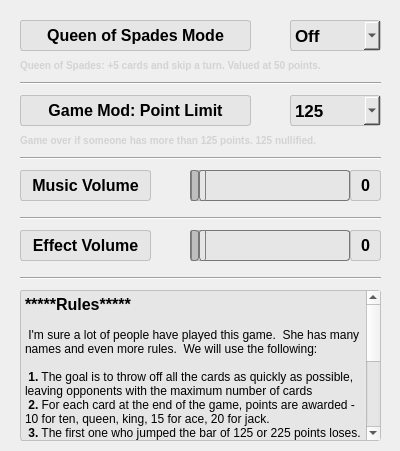
<?xml version="1.0" encoding="UTF-8"?>
<ui version="4.0">
 <class>optionwindow</class>
 <widget class="QDialog" name="optionwindow">
  <property name="geometry">
   <rect>
    <x>0</x>
    <y>0</y>
    <width>400</width>
    <height>451</height>
   </rect>
  </property>
  <property name="windowTitle">
   <string>Dialog</string>
  </property>
  <property name="styleSheet">
   <string notr="true">background-color: rgb(0,81,44);
item {
background-color: transparent;
}
item:selected {
background-color: rgb(163, 3, 47);
}</string>
  </property>
  <widget class="QComboBox" name="comboBox">
   <property name="geometry">
    <rect>
     <x>290</x>
     <y>20</y>
     <width>91</width>
     <height>31</height>
    </rect>
   </property>
   <property name="layoutDirection">
    <enum>Qt::LeftToRight</enum>
   </property>
   <property name="styleSheet">
    <string notr="true">font-family: &quot;Segoe UI&quot;;
    font-size: 13pt;
    border: 1px solid;
    border-color: rgb(192,192,192); 
    border-radius: 3px; 
 background-color: rgb(230,230,230);
    color: black;
    font: bold;</string>
   </property>
   <item>
    <property name="text">
     <string>Off</string>
    </property>
   </item>
   <item>
    <property name="text">
     <string>On</string>
    </property>
   </item>
  </widget>
  <widget class="QLabel" name="label">
   <property name="geometry">
    <rect>
     <x>20</x>
     <y>20</y>
     <width>231</width>
     <height>31</height>
    </rect>
   </property>
   <property name="styleSheet">
    <string notr="true">font-family: &quot;Segoe UI&quot;;
    font-size: 12pt;
    border: 1px solid;
    border-color: rgb(192,192,192); 
    border-radius: 3px; 
 background-color: rgb(230,230,230);
    color: black;
    font: bold;</string>
   </property>
   <property name="text">
    <string>Queen of Spades Mode</string>
   </property>
   <property name="alignment">
    <set>Qt::AlignCenter</set>
   </property>
  </widget>
  <widget class="QLabel" name="label_2">
   <property name="geometry">
    <rect>
     <x>20</x>
     <y>55</y>
     <width>301</width>
     <height>21</height>
    </rect>
   </property>
   <property name="styleSheet">
    <string notr="true">font-family: &quot;Segoe UI&quot;;
font: bold;
font-size: 10px;
color: lightgrey</string>
   </property>
   <property name="text">
    <string>Queen of Spades: +5 cards and skip a turn. Valued at 50 points.</string>
   </property>
  </widget>
  <widget class="Line" name="line">
   <property name="geometry">
    <rect>
     <x>20</x>
     <y>75</y>
     <width>361</width>
     <height>16</height>
    </rect>
   </property>
   <property name="orientation">
    <enum>Qt::Horizontal</enum>
   </property>
  </widget>
  <widget class="QLabel" name="label_3">
   <property name="geometry">
    <rect>
     <x>20</x>
     <y>95</y>
     <width>231</width>
     <height>31</height>
    </rect>
   </property>
   <property name="styleSheet">
    <string notr="true">font-family: &quot;Segoe UI&quot;;
    font-size: 12pt;
    border: 1px solid;
    border-color: rgb(192,192,192); 
    border-radius: 3px; 
 background-color: rgb(230,230,230);
    color: black;
    font: bold;</string>
   </property>
   <property name="text">
    <string>Game Mod: Point Limit</string>
   </property>
   <property name="alignment">
    <set>Qt::AlignCenter</set>
   </property>
  </widget>
  <widget class="QLabel" name="label_4">
   <property name="geometry">
    <rect>
     <x>20</x>
     <y>130</y>
     <width>351</width>
     <height>21</height>
    </rect>
   </property>
   <property name="styleSheet">
    <string notr="true">font-family: &quot;Segoe UI&quot;;
font: bold;
font-size: 10px;
color: lightgrey</string>
   </property>
   <property name="text">
    <string>Game over if someone has more than 125 points. 125 nullified.</string>
   </property>
  </widget>
  <widget class="QComboBox" name="comboBox_2">
   <property name="geometry">
    <rect>
     <x>290</x>
     <y>95</y>
     <width>91</width>
     <height>31</height>
    </rect>
   </property>
   <property name="layoutDirection">
    <enum>Qt::LeftToRight</enum>
   </property>
   <property name="styleSheet">
    <string notr="true">font-family: &quot;Segoe UI&quot;;
    font-size: 13pt;
    border: 1px solid;
    border-color: rgb(192,192,192); 
    border-radius: 3px; 
 background-color: rgb(230,230,230);
    color: black;
    font: bold;</string>
   </property>
   <item>
    <property name="text">
     <string>125</string>
    </property>
   </item>
   <item>
    <property name="text">
     <string>225</string>
    </property>
   </item>
  </widget>
  <widget class="Line" name="line_2">
   <property name="geometry">
    <rect>
     <x>20</x>
     <y>150</y>
     <width>361</width>
     <height>16</height>
    </rect>
   </property>
   <property name="orientation">
    <enum>Qt::Horizontal</enum>
   </property>
  </widget>
  <widget class="QTextEdit" name="textEdit">
   <property name="geometry">
    <rect>
     <x>20</x>
     <y>290</y>
     <width>361</width>
     <height>151</height>
    </rect>
   </property>
   <property name="contextMenuPolicy">
    <enum>Qt::DefaultContextMenu</enum>
   </property>
   <property name="styleSheet">
    <string notr="true">QTextEdit {
    font-family: &quot;Segoe UI&quot;;
    font-size: 12pt;
    border: 1px solid rgb(192,192,192);
    border-radius: 3px;
    background-color: rgb(230,230,230);
    color: black;
    font-weight: bold;
}

QTextEdit QScrollBar:vertical {
    border: 1px solid #C0C0C0; /* Светло-серый цвет границы */
    background: #F0F0F0; /* Светло-серый цвет фона полосы прокрутки */
    width: 10px; /* Ширина полосы прокрутки */
    border-radius: 4px; /* Скругление углов */
}

/* Стиль для ползунка полосы прокрутки */
QTextEdit QScrollBar::handle:vertical {
    background-color: #D0D0D0; /* Серый цвет ползунка */
    min-height: 20px; /* Минимальная высота ползунка */
    border-radius: 4px; /* Скругление углов ползунка */
}

/* Стиль для кнопок полосы прокрутки (в данном случае они скрыты) */
QTextEdit QScrollBar::add-line:vertical, QTextEdit QScrollBar::sub-line:vertical {
    border: none;
    background: none;
    height: 0px;
}

/* Стиль для стрелок полосы прокрутки (в данном случае они скрыты) */
QTextEdit QScrollBar::up-arrow:vertical, QTextEdit QScrollBar::down-arrow:vertical {
    width: 0px;
    height: 0px;
    background: none;
}

/* Стиль для нажатия на дорожку полосы прокрутки */
QTextEdit QScrollBar::add-page:vertical, QTextEdit QScrollBar::sub-page:vertical {
    background: none;
}</string>
   </property>
   <property name="html">
    <string>&lt;!DOCTYPE HTML PUBLIC &quot;-//W3C//DTD HTML 4.0//EN&quot; &quot;http://www.w3.org/TR/REC-html40/strict.dtd&quot;&gt;
&lt;html&gt;&lt;head&gt;&lt;meta name=&quot;qrichtext&quot; content=&quot;1&quot; /&gt;&lt;meta charset=&quot;utf-8&quot; /&gt;&lt;style type=&quot;text/css&quot;&gt;
p, li { white-space: pre-wrap; }
hr { height: 1px; border-width: 0; }
li.unchecked::marker { content: &quot;\2610&quot;; }
li.checked::marker { content: &quot;\2612&quot;; }
&lt;/style&gt;&lt;/head&gt;&lt;body style=&quot; font-family:'Segoe UI'; font-size:12pt; font-weight:700; font-style:normal;&quot;&gt;
&lt;p style=&quot; margin-top:0px; margin-bottom:0px; margin-left:0px; margin-right:0px; -qt-block-indent:0; text-indent:0px;&quot;&gt;*****Rules*****&lt;/p&gt;
&lt;p style=&quot;-qt-paragraph-type:empty; margin-top:0px; margin-bottom:0px; margin-left:0px; margin-right:0px; -qt-block-indent:0; text-indent:0px; font-size:9pt; font-weight:400;&quot;&gt;&lt;br /&gt;&lt;/p&gt;
&lt;p style=&quot; margin-top:0px; margin-bottom:0px; margin-left:0px; margin-right:0px; -qt-block-indent:0; text-indent:0px;&quot;&gt;&lt;span style=&quot; font-size:9pt; font-weight:400;&quot;&gt; I'm sure a lot of people have played this game.  She has many names and even more rules.  We will use the following:&lt;/span&gt;&lt;/p&gt;
&lt;p style=&quot;-qt-paragraph-type:empty; margin-top:0px; margin-bottom:0px; margin-left:0px; margin-right:0px; -qt-block-indent:0; text-indent:0px; font-size:9pt; font-weight:400;&quot;&gt;&lt;br /&gt;&lt;/p&gt;
&lt;p style=&quot; margin-top:0px; margin-bottom:0px; margin-left:0px; margin-right:0px; -qt-block-indent:0; text-indent:0px;&quot;&gt;&lt;span style=&quot; font-size:9pt;&quot;&gt; 1.&lt;/span&gt;&lt;span style=&quot; font-size:9pt; font-weight:400;&quot;&gt; The goal is to throw off all the cards as quickly as possible, leaving opponents with the maximum number of cards&lt;/span&gt;&lt;/p&gt;
&lt;p style=&quot; margin-top:0px; margin-bottom:0px; margin-left:0px; margin-right:0px; -qt-block-indent:0; text-indent:0px;&quot;&gt;&lt;span style=&quot; font-size:9pt; font-weight:400;&quot;&gt; &lt;/span&gt;&lt;span style=&quot; font-size:9pt;&quot;&gt;2.&lt;/span&gt;&lt;span style=&quot; font-size:9pt; font-weight:400;&quot;&gt; For each card at the end of the game, points are awarded - 10 for ten, queen, king, 15 for ace, 20 for jack.&lt;/span&gt;&lt;/p&gt;
&lt;p style=&quot; margin-top:0px; margin-bottom:0px; margin-left:0px; margin-right:0px; -qt-block-indent:0; text-indent:0px;&quot;&gt;&lt;span style=&quot; font-size:9pt; font-weight:400;&quot;&gt; &lt;/span&gt;&lt;span style=&quot; font-size:9pt;&quot;&gt;3.&lt;/span&gt;&lt;span style=&quot; font-size:9pt; font-weight:400;&quot;&gt; The first one who jumped the bar of 125 or 225 points loses.  The one who scores exactly 125 or 225 points - they burn out and he starts from scratch (lucky)&lt;/span&gt;&lt;/p&gt;
&lt;p style=&quot; margin-top:0px; margin-bottom:0px; margin-left:0px; margin-right:0px; -qt-block-indent:0; text-indent:0px;&quot;&gt;&lt;span style=&quot; font-size:9pt; font-weight:400;&quot;&gt; &lt;/span&gt;&lt;span style=&quot; font-size:9pt;&quot;&gt;4.&lt;/span&gt;&lt;span style=&quot; font-size:9pt; font-weight:400;&quot;&gt; The player must lay down a card (or several) of the same value, or the same suit (except for exceptions)&lt;/span&gt;&lt;/p&gt;
&lt;p style=&quot; margin-top:0px; margin-bottom:0px; margin-left:0px; margin-right:0px; -qt-block-indent:0; text-indent:0px;&quot;&gt;&lt;span style=&quot; font-size:9pt; font-weight:400;&quot;&gt; &lt;/span&gt;&lt;span style=&quot; font-size:9pt;&quot;&gt;5.&lt;/span&gt;&lt;span style=&quot; font-size:9pt; font-weight:400;&quot;&gt; The six must be covered - we take cards from the deck until we cover&lt;/span&gt;&lt;/p&gt;
&lt;p style=&quot; margin-top:0px; margin-bottom:0px; margin-left:0px; margin-right:0px; -qt-block-indent:0; text-indent:0px;&quot;&gt;&lt;span style=&quot; font-size:9pt; font-weight:400;&quot;&gt; &lt;/span&gt;&lt;span style=&quot; font-size:9pt;&quot;&gt;6.&lt;/span&gt;&lt;span style=&quot; font-size:9pt; font-weight:400;&quot;&gt; Seven forces the opponent to draw a card&lt;/span&gt;&lt;/p&gt;
&lt;p style=&quot; margin-top:0px; margin-bottom:0px; margin-left:0px; margin-right:0px; -qt-block-indent:0; text-indent:0px;&quot;&gt;&lt;span style=&quot; font-size:9pt; font-weight:400;&quot;&gt; &lt;/span&gt;&lt;span style=&quot; font-size:9pt;&quot;&gt;7.&lt;/span&gt;&lt;span style=&quot; font-size:9pt; font-weight:400;&quot;&gt; Eight - two cards and skip a turn&lt;/span&gt;&lt;/p&gt;
&lt;p style=&quot; margin-top:0px; margin-bottom:0px; margin-left:0px; margin-right:0px; -qt-block-indent:0; text-indent:0px;&quot;&gt;&lt;span style=&quot; font-size:9pt; font-weight:400;&quot;&gt; &lt;/span&gt;&lt;span style=&quot; font-size:9pt;&quot;&gt;8. &lt;/span&gt;&lt;span style=&quot; font-size:9pt; font-weight:400;&quot;&gt;Jack - can fall on any suit and you can order any suit&lt;/span&gt;&lt;/p&gt;
&lt;p style=&quot; margin-top:0px; margin-bottom:0px; margin-left:0px; margin-right:0px; -qt-block-indent:0; text-indent:0px;&quot;&gt;&lt;span style=&quot; font-size:9pt; font-weight:400;&quot;&gt; &lt;/span&gt;&lt;span style=&quot; font-size:9pt;&quot;&gt;9. &lt;/span&gt;&lt;span style=&quot; font-size:9pt; font-weight:400;&quot;&gt;Ace - the next player skips a turn&lt;/span&gt;&lt;/p&gt;
&lt;p style=&quot; margin-top:0px; margin-bottom:0px; margin-left:0px; margin-right:0px; -qt-block-indent:0; text-indent:0px;&quot;&gt;&lt;span style=&quot; font-size:9pt;&quot;&gt;10. &lt;/span&gt;&lt;span style=&quot; font-size:9pt; font-weight:400;&quot;&gt;Finished the game with a jack: -20 points, two jacks: -40, etc.&lt;/span&gt;&lt;/p&gt;&lt;/body&gt;&lt;/html&gt;</string>
   </property>
  </widget>
  <widget class="QSlider" name="horizontalSlider">
   <property name="geometry">
    <rect>
     <x>190</x>
     <y>170</y>
     <width>160</width>
     <height>31</height>
    </rect>
   </property>
   <property name="styleSheet">
    <string notr="true">QSlider::groove:horizontal {
    border: 1px solid #bbb;
    height: 29px;
    border-radius: 3px;
}

QSlider::sub-page:horizontal {
    background: rgb(190,190,190); /* Заменено с фиолетового на серый цвет */
    border: 1px solid #777;
    height: 10px;
    border-radius: 3px; /* Углы более обтекаемые */
}

QSlider::add-page:horizontal {
    background: rgb(230,230,230);
    border: 1px solid #777;
    height: 10px;
    border-radius: 3px;
}

QSlider::handle:horizontal {
    background: qlineargradient(x1:0, y1:0, x2:1, y2:1,
        stop:0 #eee, stop:1 #ccc);
    border: 1px solid gray;
    width: 13px;
    margin-top: -2px;
    margin-bottom: -2px;
    border-radius: 3px;
}

QSlider::handle:horizontal:hover {
    background: qlineargradient(x1:0, y1:0, x2:1, y2:1,
        stop:0 #fff, stop:1 #ddd);
    border: 1px solid #444;
    border-radius: 4px;
}

QSlider::sub-page:horizontal:disabled {
    background: #bbb;
    border-color: #999;
}

QSlider::add-page:horizontal:disabled {
    background: #eee;
    border-color: #999;
}

QSlider::handle:horizontal:disabled {
    background: #eee;
    border: 1px solid #aaa;
    border-radius: 3px;
}
</string>
   </property>
   <property name="orientation">
    <enum>Qt::Horizontal</enum>
   </property>
  </widget>
  <widget class="QLabel" name="label_5">
   <property name="geometry">
    <rect>
     <x>20</x>
     <y>170</y>
     <width>131</width>
     <height>31</height>
    </rect>
   </property>
   <property name="styleSheet">
    <string notr="true">font-family: &quot;Segoe UI&quot;;
    font-size: 12pt;
    border: 1px solid;
    border-color: rgb(192,192,192); 
    border-radius: 3px; 
 background-color: rgb(230,230,230);
    color: black;
    font: bold;</string>
   </property>
   <property name="text">
    <string>Music Volume</string>
   </property>
   <property name="alignment">
    <set>Qt::AlignCenter</set>
   </property>
  </widget>
  <widget class="QLabel" name="label_6">
   <property name="geometry">
    <rect>
     <x>350</x>
     <y>170</y>
     <width>31</width>
     <height>31</height>
    </rect>
   </property>
   <property name="styleSheet">
    <string notr="true">font-family: &quot;Segoe UI&quot;;
    font-size: 12pt;
    border: 1px solid;
    border-color: rgb(192,192,192); 
    border-radius: 3px; 
 background-color: rgb(230,230,230);
    color: black;
    font: bold;</string>
   </property>
   <property name="text">
    <string>0</string>
   </property>
   <property name="alignment">
    <set>Qt::AlignCenter</set>
   </property>
  </widget>
  <widget class="QLabel" name="label_7">
   <property name="geometry">
    <rect>
     <x>20</x>
     <y>230</y>
     <width>131</width>
     <height>31</height>
    </rect>
   </property>
   <property name="styleSheet">
    <string notr="true">font-family: &quot;Segoe UI&quot;;
    font-size: 12pt;
    border: 1px solid;
    border-color: rgb(192,192,192); 
    border-radius: 3px; 
 background-color: rgb(230,230,230);
    color: black;
    font: bold;</string>
   </property>
   <property name="text">
    <string>Effect Volume</string>
   </property>
   <property name="alignment">
    <set>Qt::AlignCenter</set>
   </property>
  </widget>
  <widget class="QSlider" name="horizontalSlider_2">
   <property name="geometry">
    <rect>
     <x>190</x>
     <y>230</y>
     <width>160</width>
     <height>31</height>
    </rect>
   </property>
   <property name="styleSheet">
    <string notr="true">QSlider::groove:horizontal {
    border: 1px solid #bbb;
    height: 29px;
    border-radius: 3px;
}

QSlider::sub-page:horizontal {
    background: rgb(190,190,190); /* Заменено с фиолетового на серый цвет */
    border: 1px solid #777;
    height: 10px;
    border-radius: 3px; /* Углы более обтекаемые */
}

QSlider::add-page:horizontal {
    background: rgb(230,230,230);
    border: 1px solid #777;
    height: 10px;
    border-radius: 3px;
}

QSlider::handle:horizontal {
    background: qlineargradient(x1:0, y1:0, x2:1, y2:1,
        stop:0 #eee, stop:1 #ccc);
    border: 1px solid gray;
    width: 13px;
    margin-top: -2px;
    margin-bottom: -2px;
    border-radius: 3px;
}

QSlider::handle:horizontal:hover {
    background: qlineargradient(x1:0, y1:0, x2:1, y2:1,
        stop:0 #fff, stop:1 #ddd);
    border: 1px solid #444;
    border-radius: 4px;
}

QSlider::sub-page:horizontal:disabled {
    background: #bbb;
    border-color: #999;
}

QSlider::add-page:horizontal:disabled {
    background: #eee;
    border-color: #999;
}

QSlider::handle:horizontal:disabled {
    background: #eee;
    border: 1px solid #aaa;
    border-radius: 3px;
}
</string>
   </property>
   <property name="orientation">
    <enum>Qt::Horizontal</enum>
   </property>
  </widget>
  <widget class="QLabel" name="label_8">
   <property name="geometry">
    <rect>
     <x>350</x>
     <y>230</y>
     <width>31</width>
     <height>31</height>
    </rect>
   </property>
   <property name="styleSheet">
    <string notr="true">font-family: &quot;Segoe UI&quot;;
    font-size: 12pt;
    border: 1px solid;
    border-color: rgb(192,192,192); 
    border-radius: 3px; 
 background-color: rgb(230,230,230);
    color: black;
    font: bold;</string>
   </property>
   <property name="text">
    <string>0</string>
   </property>
   <property name="alignment">
    <set>Qt::AlignCenter</set>
   </property>
  </widget>
  <widget class="Line" name="line_3">
   <property name="geometry">
    <rect>
     <x>20</x>
     <y>210</y>
     <width>361</width>
     <height>16</height>
    </rect>
   </property>
   <property name="orientation">
    <enum>Qt::Horizontal</enum>
   </property>
  </widget>
  <widget class="Line" name="line_4">
   <property name="geometry">
    <rect>
     <x>20</x>
     <y>270</y>
     <width>361</width>
     <height>16</height>
    </rect>
   </property>
   <property name="orientation">
    <enum>Qt::Horizontal</enum>
   </property>
  </widget>
 </widget>
 <resources/>
 <connections/>
</ui>
